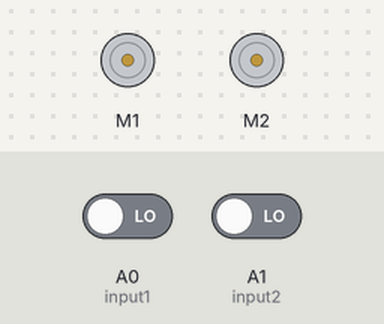
Recording of a sketch running on a simulated Arduino Uno, built with avr-gcc and run on an emulated ATmega328P. Parts: 2 × DC motor (green arrow = forward, orange = backward, longer = faster). The inputs (shaded band) are chosen by the test bench; at power-on: A0 (input1) LOW, A1 (input2) LOW.

Above: at 1.2 s.
1.3 s: A0 (input1) driven HIGH
At 1.9 s:
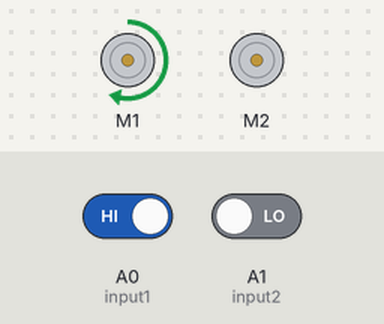
2.8 s: A0 (input1) driven LOW and A1 (input2) driven HIGH
At 4.2 s:
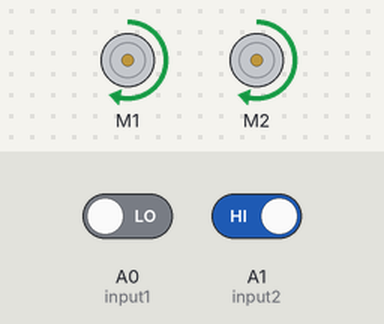
Timing chart, 0 to 5.8 s (numbered marks = the images above; inputs shaded):
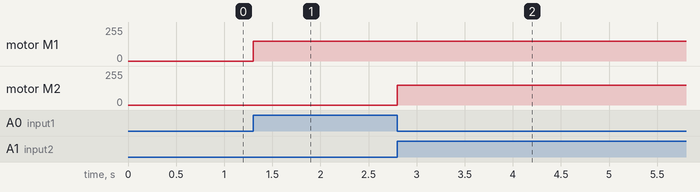

The sketch:

motor_test.ino
```cpp
#include <AFMotor.h>

AF_DCMotor motor1(1, MOTOR12_64KHZ);
AF_DCMotor motor2(2, MOTOR12_64KHZ);

    int BS1 = 0;
    int BS2 = 0;

    const int input1 = A0 ;
    const int input2 = A1 ;

void setup() {

    pinMode(input1, INPUT);
    pinMode(input2, INPUT);

    motor1.setSpeed(150);
    motor2.setSpeed(150);

}

void loop() {

  BS1 = digitalRead(input1);
  BS2 = digitalRead(input2);

        if (BS1 == HIGH)
        {
         motor1.run(FORWARD);
        }

        else if (BS2 == HIGH)
        {
         motor2.run(FORWARD);
        }
}
```

Measured:
- after the input at 1.3 s, motor M1: stopped → forward 150/255 at once
- after the input at 2.8 s, motor M2: stopped → forward 150/255 at once
